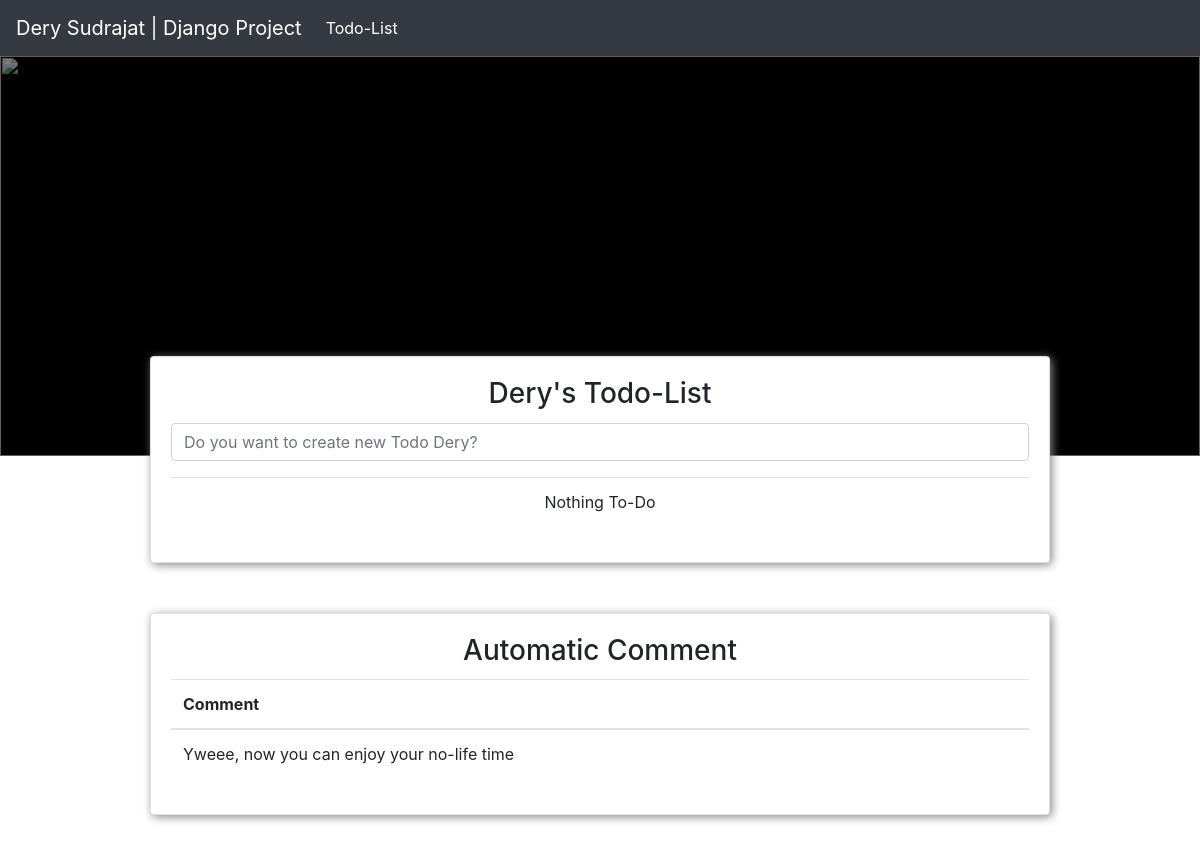
Before: /todolist/ with the older database file.
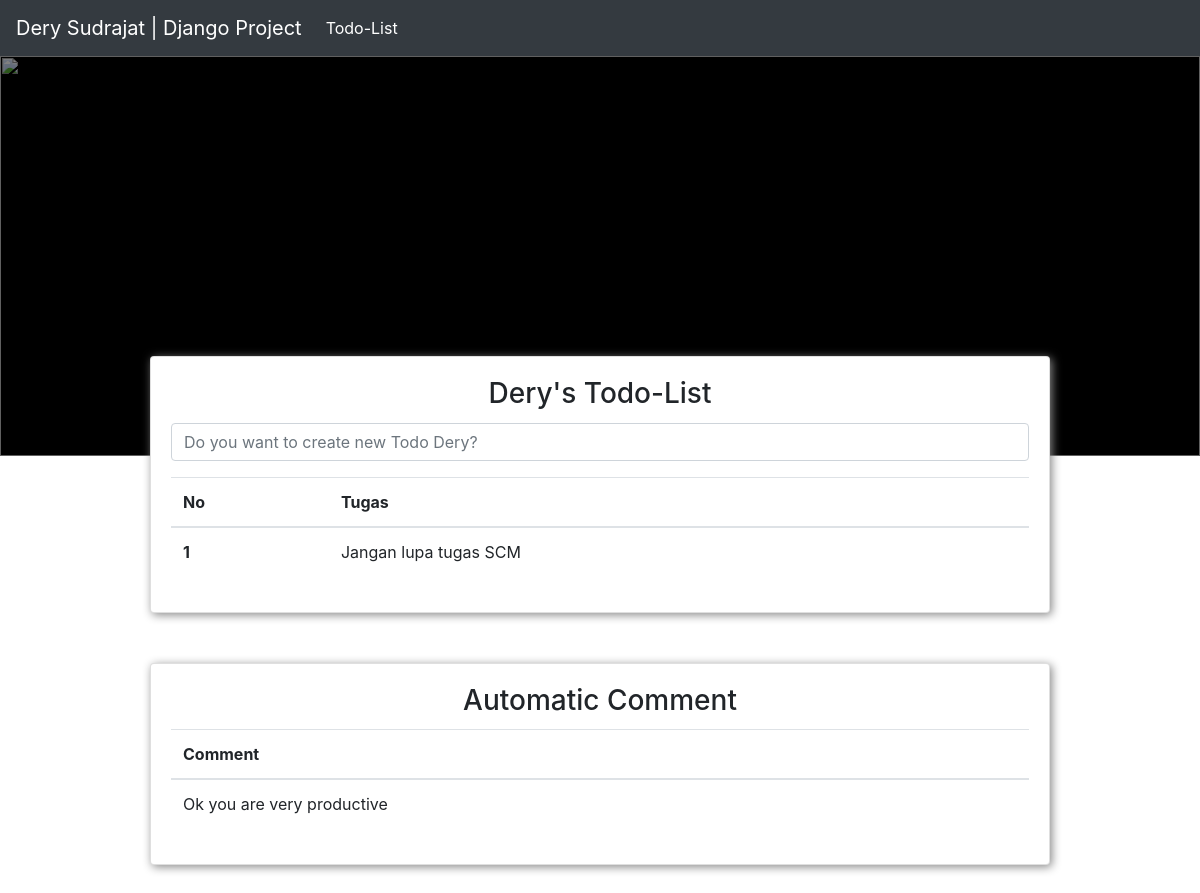
After: the same page with the newer database file.
### list/models.py (models this page shows)
class Item(models.Model):
    text = models.TextField(default='')

### list/views.py (the view)
# urls.py: url(r'^todolist/', viewList.index),
def index(request):
    if request.method == 'POST':
        Item.objects.create(text=request.POST['item_text'])
        return redirect('/todolist')
    items = Item.objects.all()
    return render(request, 'todolist.html', {'items': items})

### templates/todolist.html (shortened to what this page needs)
<!DOCTYPE html>
<html lang="en">
<head>
    <link
            rel="stylesheet"
            href="https://maxcdn.bootstrapcdn.com/bootstrap/4.0.0/css/bootstrap.min.css"
    />
</head>
<body>
<nav class="navbar navbar-expand-lg navbar-dark bg-dark">
    <a class="navbar-brand" href="/">Dery Sudrajat | Django Project</a>
    <div class="collapse navbar-collapse" id="navbarSupportedContent">
        <ul class="navbar-nav mr-auto">
            <li class="nav-item active">
                <a class="nav-link" href="about">Todo-List <span class="sr-only">(current)</span></a>
            </li>
        </ul>
    </div>
</nav>
<div style="background-color: black;">
    <img
            src="https://image.winudf.com/v2/image/Y29tLnBvcnRpZXJpYWhtYWQuTG9uZG9uQ2l0eS5Mb25kb25FbmdsYW5kLkxvbmRvblVLLkxvbmRvblRyaXAuTG9uZG9uQ2l0eVdhbGxwYXBlcl9zY3JlZW5fMTBfdWE1bGp4OGs/screen-10.jpg?fakeurl=1&type=.jpg"
            alt=""
            style="width: 100%; height: 400px; object-fit: cover; opacity: 0.5;"
    />
</div>
<div
        class="card  w-75"
        style="margin: 0 auto; margin-bottom: 50px; margin-top: -100px; box-shadow: 2px 2px 10px #888888;"
>
    <div class="card-body">
        <h3 id="header_text" class="card-title text-center">Dery's Todo-List</h3>
        <form method="POST">
            <div class="form-group">
                <input name="item_text" type="text" class="form-control" id="id_new_item"
                       placeholder="Do you want to create new Todo Dery?">
            </div>
        </form>
        <table class="table table-hover" id="id_list_table">
            <thead>
            <tr>
                {% if items.count != 0 %}
                    <th scope="col">No</th>
                    <th scope="col">Tugas</th>
                {% else %}
                    <td class="card-title text-center">Nothing To-Do</td>
                {% endif %}
            </tr>
            </thead>
            <tbody>
            {% for item in items %}
                <tr id="row_todo">
                    <th scope="row">{{ forloop.counter }}</th>
                    <td>{{ item.text }}</td>
                </tr>
            {% endfor %}
            </tbody>
        </table>
    </div>
</div>
<div
        class="card  w-75"
        style="margin: 0 auto; margin-bottom: 50px; margin-top: 0px; box-shadow: 2px 2px 10px #888888;"
>
    <div class="card-body">
        <h3 class="card-title text-center">Automatic Comment</h3>
        <table class="table table-hover">
            <thead>
            <tr>
                <th scope="col">Comment</th>
            </tr>
            <tr>
                {% if items.count == 0 %}
                    <td>Yweee, now you can enjoy your no-life time</td>
                {% elif items.count > 5 %}
                    <td>Noooo, Dery you in trouble</td>
                {% else %}
                    <td>Ok you are very productive</td>
                {% endif %}
            </tr>
            </thead>
        </table>
    </div>
</div>
</body>
</html>

Changed rows visible on the page:
added Item: text "Jangan lupa tugas SCM"
Other visible differences:
text no longer shown: "Nothing To-Do Yweee, now you can enjoy your no-life time"
text now shown: "No Tugas Ok you are very productive"
